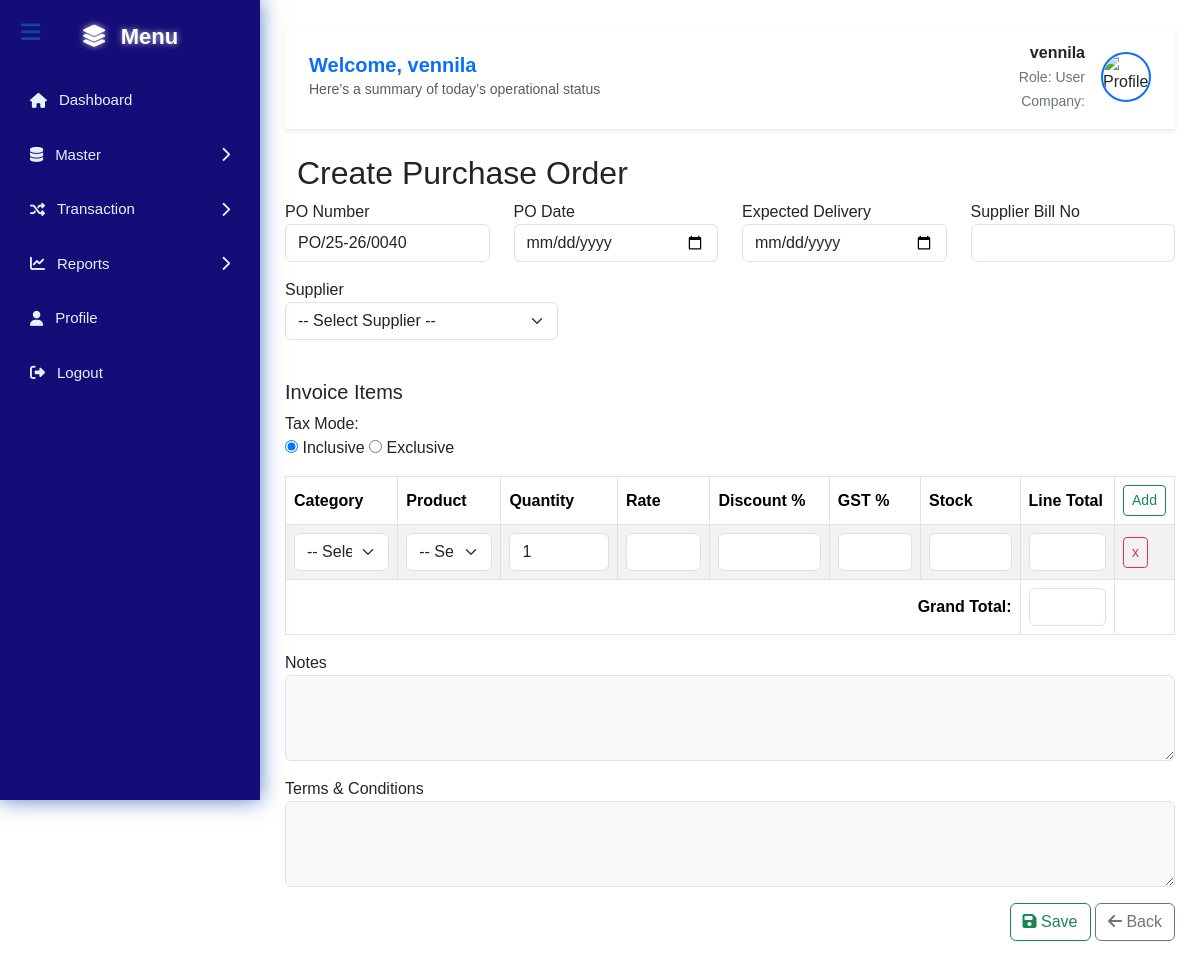
The app's page /insert_po.php (signed in), older data.
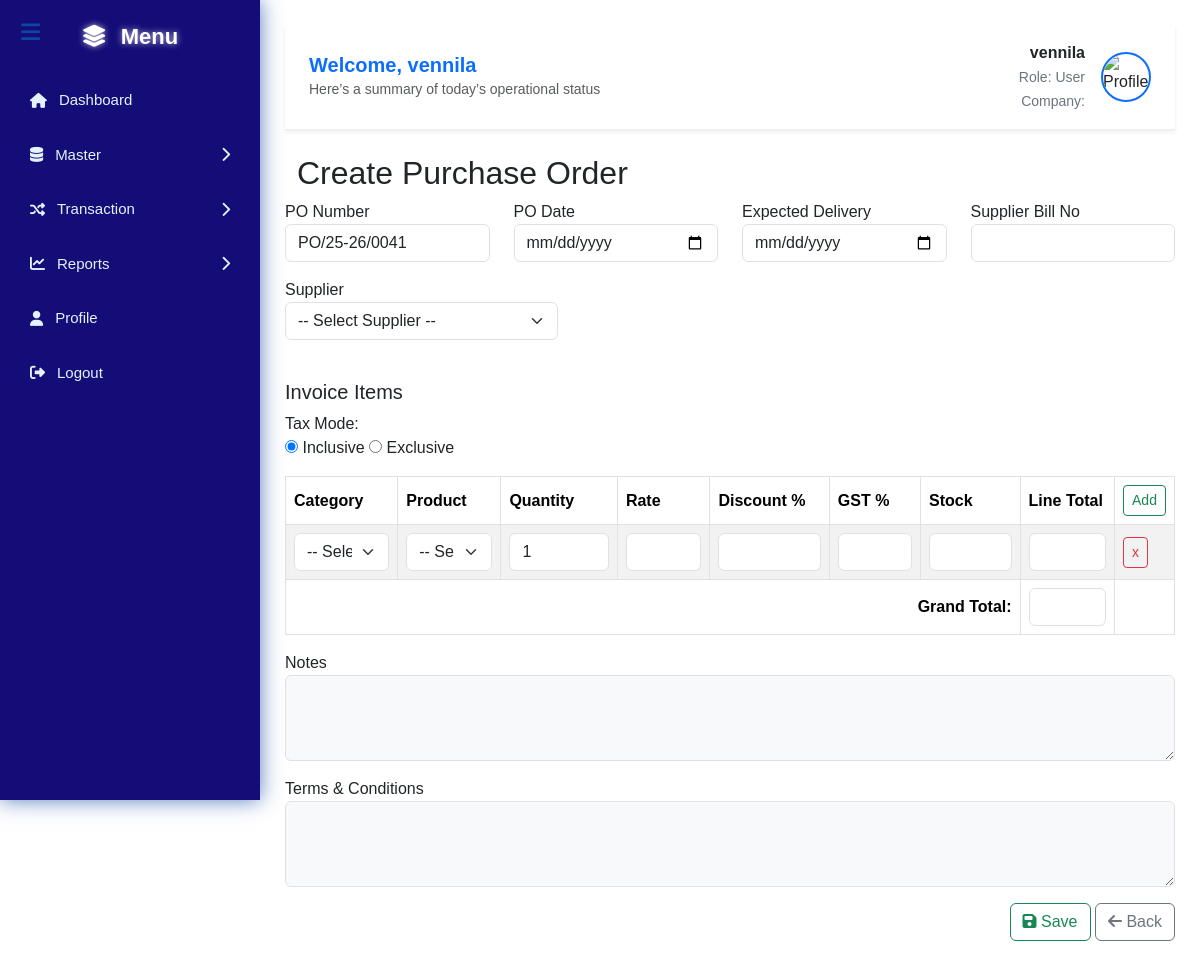
The same page, newer data.
### tables this page shows
CREATE TABLE `purchase_orders` (
  `po_id` int(11) NOT NULL,
  `po_number` varchar(50) DEFAULT NULL,
  `po_date` date DEFAULT NULL,
  `expected_date` date DEFAULT NULL,
  `supplier_id` int(11) DEFAULT NULL,
  `supplier_bill_no` varchar(50) DEFAULT NULL,
  `notes` text DEFAULT NULL,
  `terms` text DEFAULT NULL,
  `total_amount` decimal(12,2) NOT NULL DEFAULT 0.00,
  `tax_mode` enum('Inclusive','Exclusive') NOT NULL DEFAULT 'Inclusive'
);

### insert_po.php (the view, shortened to what this page needs)
<?php
require_once 'config.php';
include 'header.php';
function generatePONumber($pdo) {
    $last_po = $pdo->query("SELECT po_number FROM purchase_orders ORDER BY po_id DESC LIMIT 1")->fetchColumn();
    if ($last_po) {
        $num = (int)substr($last_po, strrpos($last_po, "/")+1);
        return "PO/25-26/".str_pad($num+1, 4, "0", STR_PAD_LEFT);
    } else {
        return "PO/25-26/0001";
    }
}
$po_number = generatePONumber($pdo);
?>
<div class="container mt-4">
    <h2>Create Purchase Order</h2>
</div>
    <form method="post">
        <div class="row mb-3">
            <div class="col-md-3">
                <label>PO Number</label>
                <input type="text" name="po_number" class="form-control" value="<?= $po_number ?>" readonly>
            </div>
            <div class="col-md-3">
                <label>PO Date</label>
                <input type="date" name="po_date" class="form-control" required>
            </div>
            <div class="col-md-3">
                <label>Expected Delivery</label>
                <input type="date" name="expected_date" class="form-control">
            </div>
            <div class="col-md-3">
                <label>Supplier Bill No</label>
                <input type="text" name="supplier_bill_no" class="form-control">
            </div>
        </div>
 <div class="row mb-3">
<div class="row mb-3 align-items-end">
    <div class="col-md-4">
        <label>Supplier</label>
        <select name="supplier_id" class="form-select" id="supplierSelect" onchange="fetchSupplierBalance(this.value)" required>
            <option value="">-- Select Supplier --</option>
        </select>
    </div>
</div>
</div>
        <h5 class="mt-4">Invoice Items</h5>
       <div class="mb-3">
    <label>Tax Mode:</label><br>
    <input type="radio" name="tax_mode" value="Inclusive" checked onchange="updateAllLineTotals()"> Inclusive
    <input type="radio" name="tax_mode" value="Exclusive" onchange="updateAllLineTotals()"> Exclusive
</div>
<div class="table-dark">
 <table class="table table-bordered table-striped table-hover custom-blue" id="itemsTable">
        <thead>
            <tr>
                <th scope="col">Category</th>
                <th scope="col">Product</th>
                <th scope="col">Quantity</th>
                <th scope="col">Rate</th>
                <th scope="col">Discount %</th>
                <th scope="col">GST %</th>
                 <th>Stock</th>
                <th scope="col">Line Total</th>
                <th scope="col">
                    <button type="button" class="btn btn-outline-success btn-sm" onclick="addRow()">
                        <i class="bi bi-plus"></i> Add
                    </button>
                </th>
            </tr>
        </thead>
            <tbody>
                <tr>
                    <td>
                        <select name="category[]" class="form-select" onchange="updateProductOptions(this)">
                            <option value="">-- Select Category --</option>
                        </select>
                    </td>
                    <td>
                        <select name="product_name[]" class="form-select" onchange="fillProductDetails(this)">
                            <option value="">-- Select Product --</option>
                        </select>
                    </td>
                    <td><input type="number" name="quantity[]" value="1" class="form-control" oninput="updateLineTotal(this)"></td>
                    <td><input type="number" name="rate[]" class="form-control" readonly></td>
                    <td><input type="number" name="discount[]" class="form-control" readonly></td>
                    <td><input type="number" name="gst[]" class="form-control" readonly></td>
                    <td><input type="number" name="stock[]" class="form-control" readonly></td>
                    <td><input type="number" name="line_total[]" class="form-control" readonly></td>
                    <td><button type="button" class="btn btn-outline-danger btn-sm" onclick="removeRow(this)">x</button></td>
                </tr>
            </tbody>
            <tfoot>
                <tr>
                    <th colspan="7" class="text-end">Grand Total:</th>
                    <th><input type="number" id="grandTotal" class="form-control" readonly></th>
                    <th colspan="1"></th>
                </tr>
            </tfoot>
        </table>
        <div class="mb-3">
    <label class="text-dark">Notes</label>
    <textarea name="notes" class="form-control bg-light text-dark" rows="3"></textarea>
</div>
<div class="mb-3">
    <label class="text-dark">Terms & Conditions</label>
    <textarea name="terms" class="form-control bg-light text-dark" rows="3"></textarea>
</div>
 <div class="text-end">
          <button type="submit" class="btn btn-outline-success">
            <i class="fa fa-save"></i> Save
          </button>
          <a href="purchase_list.php" class="btn btn-outline-secondary">
            <i class="fa fa-arrow-left"></i> Back
          </a>
        </div>
    </form>
</body>
</html>

Row changes from the older to the newer data that the page shows:
no longer on this page (row unchanged): purchase_orders: po_number "PO/25-26/0040"
added purchase_orders: po_number "PO/25-26/0041"
